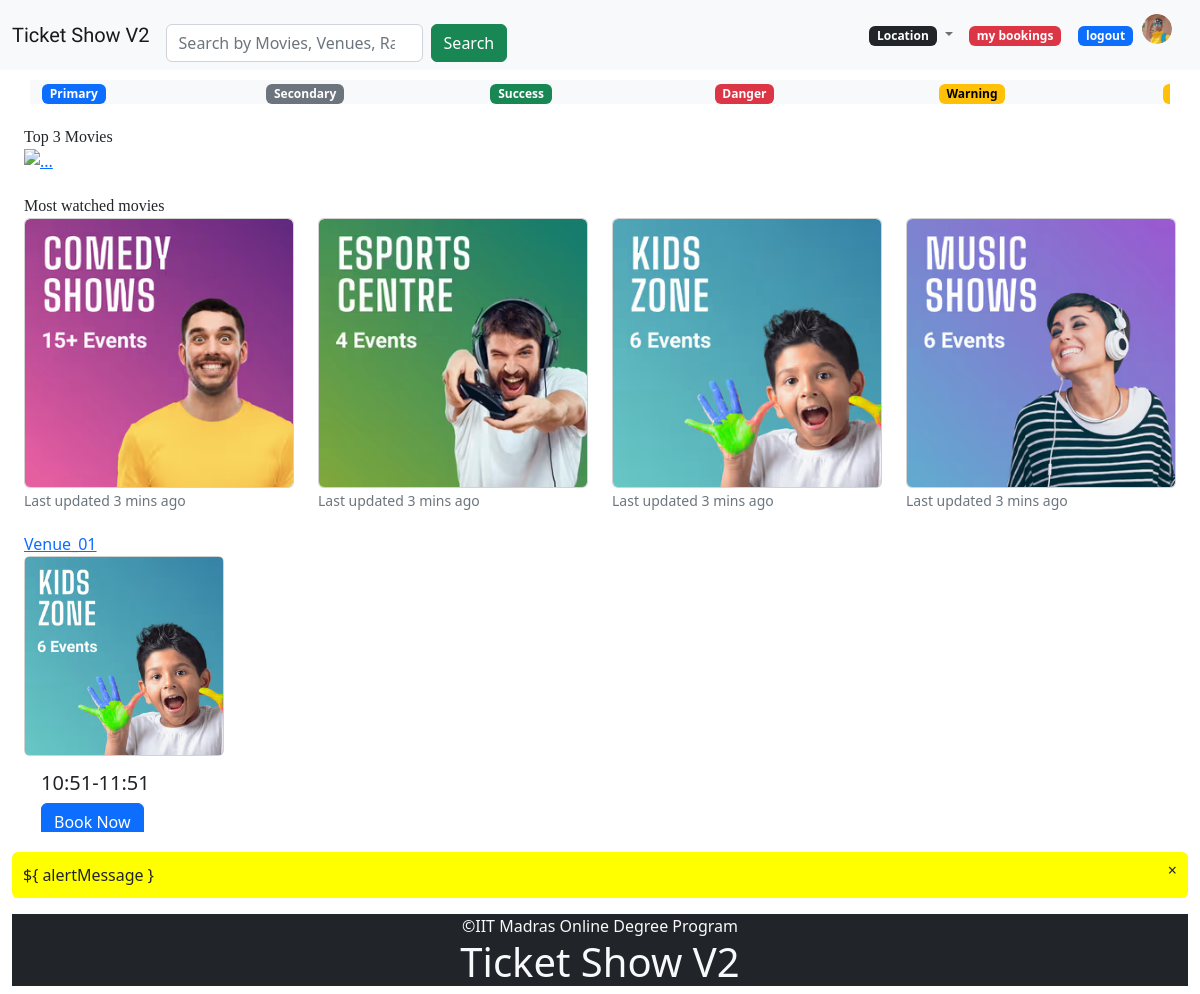
Screenshot of /user/dashboard (signed in) with the database file from the repository.
### application/models.py (models this page shows)
class Venue(db.Model):
    __tablename__= 'venue'
    venue_id=Column(Integer, primary_key=True, autoincrement = True)
    venue_name = Column(String, nullable=False)
    venue_place = Column(String, nullable=False)
    venue_capacity = Column(Integer, nullable=False)
    venue_location = Column(String, nullable=False)
    shows = relationship('Show', secondary='venue_shows')

class Show(db.Model):
    __tablename__='show'
    show_id=Column(Integer, primary_key=True, autoincrement=True)
    show_name = Column(String, nullable=False)
    img_name = Column(String)
    show_rating = Column(Float)
    show_tag = Column(String(20), nullable=False)
    show_price = Column(Float, nullable=False)
    show_stime = Column(DateTime)
    show_etime = Column(DateTime)

class Seats(db.Model):
    __tablename__='seats'
    seats_id=Column(Integer, primary_key=True, autoincrement=True)
    venue_id=Column(Integer, nullable=False)
    show_id=Column(Integer, nullable=False)
    no_seats = Column(Integer)

### application/userControllers.py (the view)
@app.route('/user/dashboard', methods=['POST','GET'])
@login_required
@roles_required('user')
def user_dashboard():
    if request.method=='POST':
        wor=request.form['words']
        wor=wor.split(',')
        words=[x.strip() for x in wor]
        venue_name=Venue.query.with_entities(Venue.venue_name).all()
        vname=[tup[0].upper() for tup in venue_name]
        venue_place=Venue.query.with_entities(Venue.venue_place).all()
        vplace=[tup[0].upper() for tup in venue_place]
        show_name=Show.query.with_entities(Show.show_name).all()
        sname=[tup[0].upper() for tup in show_name]
        show_rating=Show.query.with_entities(Show.show_rating).all()
        srating=[tup[0] for tup in show_rating]
        show_tag=Show.query.with_entities(Show.show_tag).all()
        stag=[tup[0].upper() for tup in show_tag]
        primarykeys=[]
        for word in words:
            if primarykeys==[]:
                if word.upper() in vname:
                    primarykey=Venue.query.filter(Venue.venue_name.ilike('%'+word+'%')).with_entities(Venue.venue_id).all()
                    primarykeys=[tup[0] for tup in primarykey]
                elif word.upper() in vplace:
                    primarykey=Venue.query.filter(Venue.venue_place.ilike('%'+word+'%')).with_entities(Venue.venue_id).all()
                    primarykeys=[tup[0] for tup in primarykey]
                elif word.upper() in sname:
                    primarykey=Show.query.filter(Show.show_name.ilike('%'+word+'%')).with_entities(Show.show_id).all()
                    primarykey1=[tup[0] for tup in primarykey]
                    venue_shows=Venue_Shows.query.all()
                    for vs in venue_shows:
                        if vs.show_id in primarykey1:
                            if vs.venue_id not in primarykeys:
                                primarykeys.append(vs.venue_id)
                elif isinstance(word, numbers.Number):
                    if float(word) in srating:
                        primarykey=Show.query.filter_by(show_rating=float(word)).with_entities(Show.show_id).all()
                        primarykey1=[tup[0] for tup in primarykey]
                        venue_shows=Venue_Shows.query.all()
                        for vs in venue_shows:
                            if vs.show_id in primarykey1:
                                if vs.venue_id not in primarykeys:
                                    primarykeys.append(vs.venue_id)
                    else:
                        pass
                elif word.upper() in stag:
                    primarykey=Show.query.filter(Show.show_tag.ilike('%'+word+'%')).with_entities(Show.show_id).all()
                    primarykey1=[tup[0] for tup in primarykey]
                    venue_shows=Venue_Shows.query.all()
                    for vs in venue_shows:
                        if vs.show_id in primarykey1:
                            if vs.venue_id not in primarykeys:
                                primarykeys.append(vs.venue_id)
                else:
                    pass
            else:
                midprimarykey=[]
                if word in vname:
                    primarykey=Venue.query.filter(Venue.venue_name.ilike('%'+word+'%')).with_entities(Venue.venue_id).all()
                    midprimarykey=[tup[0] for tup in primarykey]
                elif word in vplace:
                    primarykey=Venue.query.filter(Venue.venue_place.ilike('%'+word+'%')).with_entities(Venue.venue_id).all()
                    midprimarykey=[tup[0] for tup in primarykey]
                elif word in sname:
                    primarykey=Show.query.filter(Show.show_name.ilike('%'+word+'%')).with_entities(Show.show_id).all()
                    primarykey1=[tup[0] for tup in primarykey]
                    venue_shows=Venue_Shows.query.all()
                    for vs in venue_shows:
                        if vs.show_id in primarykey1:
                            if vs.venue_id not in primarykeys:
                                primarykeys.append(vs.venue_id)
                elif word in srating:
                    primarykey=Show.query.filter_by(show_rating=float(word)).with_entities(Show.show_id).all()
                    primarykey1=[tup[0] for tup in primarykey]
                    venue_shows=Venue_Shows.query.all()
                    for vs in venue_shows:
                        if vs.show_id in primarykey1:
                            if vs.venue_id not in midprimarykey:
                                midprimarykey.append(vs.venue_id)
                elif word in stag:
                    primarykey=Show.query.filter(Show.show_tag.ilike('%'+word+'%')).with_entities(Show.show_id).all()
                    primarykey1=[tup[0] for tup in primarykey]
                    venue_shows=Venue_Shows.query.all()
                    for vs in venue_shows:
                        if vs.show_id in primarykey1:
                            if vs.venue_id not in midprimarykey:
                                midprimarykey.append(vs.venue_id)
                else:
                    pass
                if midprimarykey!=[]:
                    set1=set(primarykeys)
                    set2=set(midprimarykey)
                    primarykeys=list(set1.intersection(set2))
        venues = []
        for pkey in primarykeys:
            venues.append(Venue.query.filter_by(venue_id=pkey).first())
        email = current_user.email
        i=email.index("@")
        email=email[:i]
        return render_template('user.html', venues=venues, user=email, current_user=current_user)
    elif request.method=='GET':
        venues = Venue.query.all()
        seats=Seats.query.all()
        email = current_user.email
        i=email.index("@")
        email=email[:i]
        return render_template('user.html', venues=venues, user=email, seats=seats, current_user=current_user)

### templates/user.html (shortened to what this page needs)
<!DOCTYPE html>
<html lang="en">
<head>
  <link href="https://cdn.jsdelivr.net/npm/bootstrap@5.2.3/dist/css/bootstrap.min.css" rel="stylesheet">
</head>
<body>
  <div class="container-fluid">
    <nav class="navbar navbar-expand-lg bg-light fixed-top">
    <div class="container-fluid">
      <a class="navbar-brand" href="#" style="font-family: 'Belanosima', sans-serif;">Ticket Show V2</a>
      <form action="{{url_for('user_dashboard')}}" class="d-flex mt-3" role="search" method="post">
        <input class="form-control me-2" type="search" name="words" placeholder="Search by Movies, Venues, Ratings, Places, Genres" aria-label="Search">
        <button class="btn btn-success" type="submit">Search</button>
      </form>
      <div class="offcanvas offcanvas-end text-bg-dark" tabindex="-1" id="offcanvasDarkNavbar" aria-labelledby="offcanvasDarkNavbarLabel">
        <div class="offcanvas-body">
          <ul class="navbar-nav justify-content-end flex-grow-1 pe-3">
            <li class="nav-item dropdown">
              <a class="nav-link dropdown-toggle" href="#" role="button" data-bs-toggle="dropdown" aria-expanded="false">
                <span class="badge text-bg-dark">Location</span>
              </a>
            </li>
            <li class="nav-item">
              <a class="nav-link active" aria-current="page" href="{{url_for('user_booking', userid=user.user_id)}}"><span class="badge text-bg-danger">my bookings</span></a>
            </li>
            <li class="nav-item">
              <a class="nav-link btn" href="/logout"><span class="badge text-bg-primary">logout</span></a>
            </li>
            <li>
              <img src="{{url_for('static', filename='img/profile.png')}}" alt="Bootstrap" width="30" height="30" style="border-radius: 50%;">
            </li>
          </ul>
        </div>
      </div>
    </div>
    </nav>
    <header class="bg-light d-block container scroll-container" sy>
    <div class="scroll-item1"><span class="badge text-bg-primary">Primary</span></div>
    <div class="scroll-item1"><span class="badge text-bg-secondary">Secondary</span></div>
    <div class="scroll-item1"><span class="badge text-bg-success">Success</span></div>
    <div class="scroll-item1"><span class="badge text-bg-danger">Danger</span></div>
    <div class="scroll-item1"><span class="badge text-bg-warning">Warning</span></div>
    <div class="scroll-item1"><span class="badge text-bg-warning">Warning</span></div>
    </header>
    <div class="container-fluid">
        {% if venues|length > 0 %}
        <label for="" style="font-family: 'Courgette', cursive;">Top 3 Movies</label>
        <div class="row" style="margin-bottom: 20px;">
          <div class="col">
            <div id="carouselExampleInterval" class="carousel slide" data-bs-ride="carousel">
              <div class="carousel-inner">
                <div class="carousel-item active" data-bs-interval="10000">
                  <a href="#"><img src="{{url_for('static', filename='img/motogpweb.avif')}}" class="d-block w-100 h-10" alt="..."></a>
                </div>
              </div>
              <button class="carousel-control-prev" type="button" data-bs-target="#carouselExampleInterval" data-bs-slide="prev">
                <span class="carousel-control-prev-icon" aria-hidden="true"></span>
              </button>
              <button class="carousel-control-next" type="button" data-bs-target="#carouselExampleInterval" data-bs-slide="next">
                <span class="carousel-control-next-icon" aria-hidden="true"></span>
              </button>
            </div>
          </div>
        </div>
        <label for="" style="font-family: 'Courgette', cursive;">Most watched movies</label>
        <div class="row" style="margin-bottom: 20px;">
          <div class="col d-flex justify-content-center">
            <div class="row row-cols-1 row-cols-md-4 g-4">
              <div class="col">
                <div class="card">
                  <a href="#"><img src="{{url_for('static', filename='img/comedy-shows-collection.avif')}}" class="card-img-top curve-corner" alt="..."></a>
                </div>
                <div class="card-footer">
                  <small class="text-muted">Last updated 3 mins ago</small>
                </div>
              </div>
              <div class="col">
                <div class="card ">
                  <a href="#"><img src="{{url_for('static', filename='img/esports-collection.avif')}}" class="card-img-top curve-corner" alt="..."></a>
                </div>
                <div class="card-footer">
                  <small class="text-muted">Last updated 3 mins ago</small>
                </div>
              </div>
              <div class="col">
                <div class="card ">
                  <a href="#"><img src="{{url_for('static', filename='img/kids-zone-collection.avif')}}" class="card-img-top curve-corner" alt="..."></a>
                </div>
                <div class="card-footer">
                  <small class="text-muted">Last updated 3 mins ago</small>
                </div>
              </div>
              <div class="col">
                <div class="card ">
                  <a href="#"><img src="{{url_for('static', filename='img/music-shows-collection.avif')}}" class="card-img-top curve-corner" alt="..."></a>
                </div>
                <div class="card-footer">
                  <small class="text-muted">Last updated 3 mins ago</small>
                </div>
              </div>
            </div>
          </div>
        </div>
        {% for venue in venues %}
          <label for="venue"><a href="{{url_for('utheatre_view', vid=venue.venue_id)}}">{{ venue.venue_name }}</a></label>
          <div class="scroll-container" id="venue">
            {% for show in venue.shows %}
            <div class="card scroll-item">
              <a href="#"><img src="{{url_for('static', filename='img/kids-zone-collection.avif')}}" class="card-img-top curve-corner" alt="..." ></a>
              <div class="card-body">
                <h5 class="card-title">{{show.show_stime.strftime("%H:%M")}}-{{show.show_etime.strftime("%H:%M")}}</h5>
                {% for seat in seats %}
                {% if seat.show_id==show.show_id and venue.venue_id==seat.venue_id %}
                {% if seat.no_seats>0 %}
                <a href="{{url_for('user_book', show_id=show.show_id, venue_id=venue.venue_id)}}" class="btn btn-primary">Book Now</a>
                {% else %}
                <span class="badge text-bg-secondary">Show Full</span>
                {% endif %}
                {% endif %}
                {% endfor %}
              </div>
            </div>
            {% endfor %}
          </div>
        {% endfor %}
        {% else %}
        <div class="alert alert-info" role="alert" style="margin-top: 4.5%;">
            No shows and venues Available.
        </div>
        {% endif %}
    </div>
    <div id="app">
      <div v-if="alertMessage" class="alert">
          ${ alertMessage }
          <span class="close" @click="dismissAlert">&times;</span>
      </div>
    </div>
    <footer class="bg-dark text-light text-center">&COPY;IIT Madras Online Degree Program
      <div><h1>Ticket Show V2</h1></div>
    </footer>
  </div>
</body>
</html>

### templates/user.html (style rules this page uses)
.alert { padding: 10px; background-color: yellow; position: relative; }
.close { position: absolute; top: 5px; right: 10px; cursor: pointer; }
body { padding-top: 80px; }
.curve-corner { border-radius: 2% 2% 2% 2%; }
.scroll-container { position: relative; overflow-x: auto; white-space: nowrap; margin-bottom: 20px; }
.scroll-item { display: inline-block; width: 200px; height: 200px; margin-right: 10px; }
.scroll-item1 { display: inline-block; width: 20px; height: 20px; margin-right: 200px; }

### rows the page displays
Venue: venue_name "Venue_01"
Show: show_stime "10:51", show_etime "11:51"
